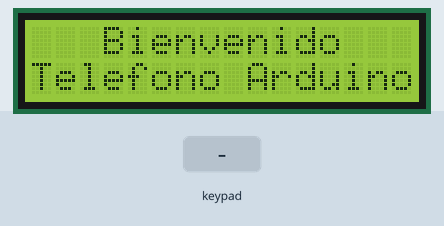
Simulated run of this sketch. Board: Arduino Mega 2560, built with avr-gcc and run on an emulated ATmega2560. Shown: 16×2 character LCD. The inputs (shaded band) are chosen by the test bench. What the sketch prints to the serial monitor is not drawn.

Above: at 1.2 s.
1.3 s: key '*' pressed
At 2.6 s:
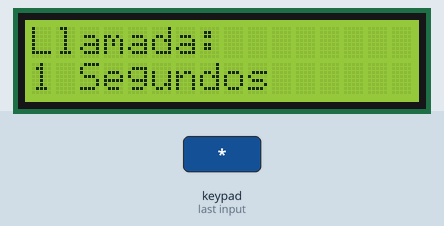
4.3 s: keypad keys 3 6 3 4 3 2 3 0 # pressed 0.4 s apart
At 8.6 s:
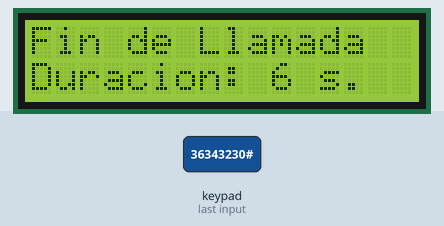
Timing chart, 0 to 10.1 s (numbered marks = the images above; inputs shaded):
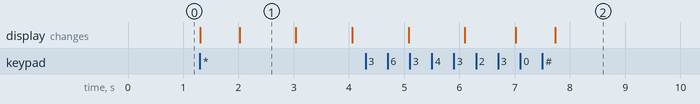

The sketch:

pantalla33.ino
```cpp
#include <LiquidCrystal.h>
#include <String.h>
unsigned long previo, actual, a, duracion;
//Crear el objeto LCD con los números correspondientes (rs, en, d4, d5, d6, d7)
LiquidCrystal lcd(2, 3, 4, 5, 6, 7);
#include <Keypad.h>

const byte rowsCount = 4;
const byte columsCount = 4;

char keys[rowsCount][columsCount] = {
   { '1','2','3', 'A' },
   { '4','5','6', 'B' },
   { '7','8','9', 'C' },
   { '*','0','#', 'D' }
};

byte rowPins[rowsCount] = { 36, 34, 32, 30 };
byte columnPins[columsCount] = { 28, 26, 24, 22 };

Keypad keypad = Keypad(makeKeymap(keys), rowPins, columnPins, rowsCount, columsCount);

void setup() {
  Serial.begin(9600);
  // Inicializar el LCD con el número de  columnas y filas del LCD
  lcd.begin(16, 2);
  // Escribimos el Mensaje en el LCD.
  standby();
}


void loop() {
   char key = keypad.getKey();

   if (key) {
      if (key == '*'){
        Serial.println("ATA");
        timmer();
        }
      else{
        if (key == '#'){
        Serial.println("ATH");}
        else{Serial.println(key);}}

   }
}

void standby(){
  lcd.clear();
  lcd.setCursor(0, 0);
  lcd.print("   Bienvenido");
  lcd.setCursor(0, 1);
  lcd.print("Telefono Arduino");
  }


void timmer()
  {
  boolean a = true;
  lcd.clear();
  lcd.setCursor(0, 0);
  lcd.print("Llamada:");
  previo = millis()/1000;
  Serial.print( "Pase" );
  while (a){
    char key = keypad.getKey();
    lcd.setCursor(0, 1);
    lcd.print(String(millis()/1000 - previo) + " Segundos");
    delay(100);
    if (key == '#'){
        Serial.println("ATH");
        a = false;
        duracion = millis()/1000 - previo;
        lcd.clear();
        lcd.print("Fin de Llamada");
        lcd.setCursor(0, 1);
        lcd.print("Duracion: " + String(duracion) + " s.");
        delay(4500);
        standby();
        }
  }
}
```

Measured:
- after the input at 1.3 s, the display: first changes at once (image 1 shows a later state)
- after the input at 4.3 s, the display: first differs from a run without the input after 3.4 s (image 2)
- what the display in image 1 shows lasts 1.0 s, from 2.0 s to 3.0 s
